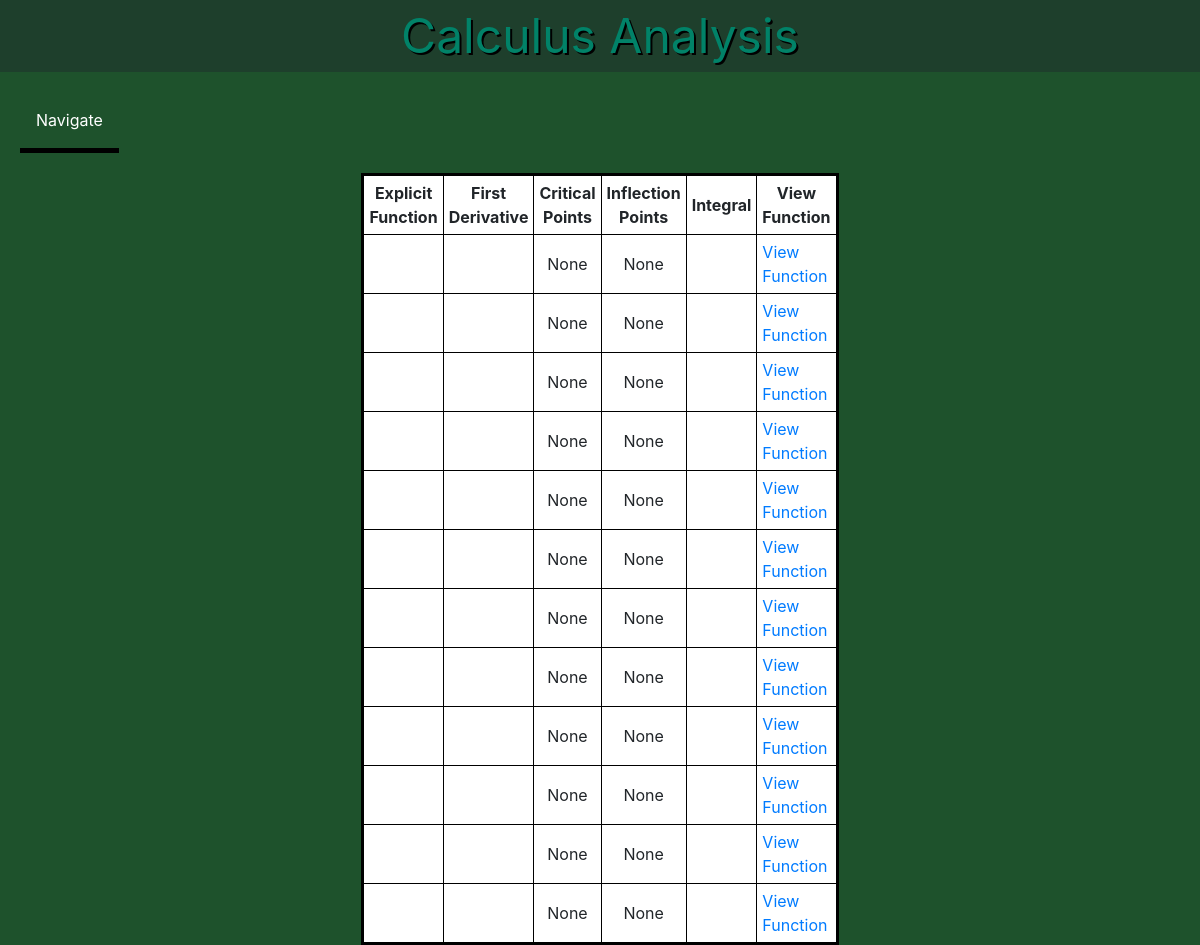
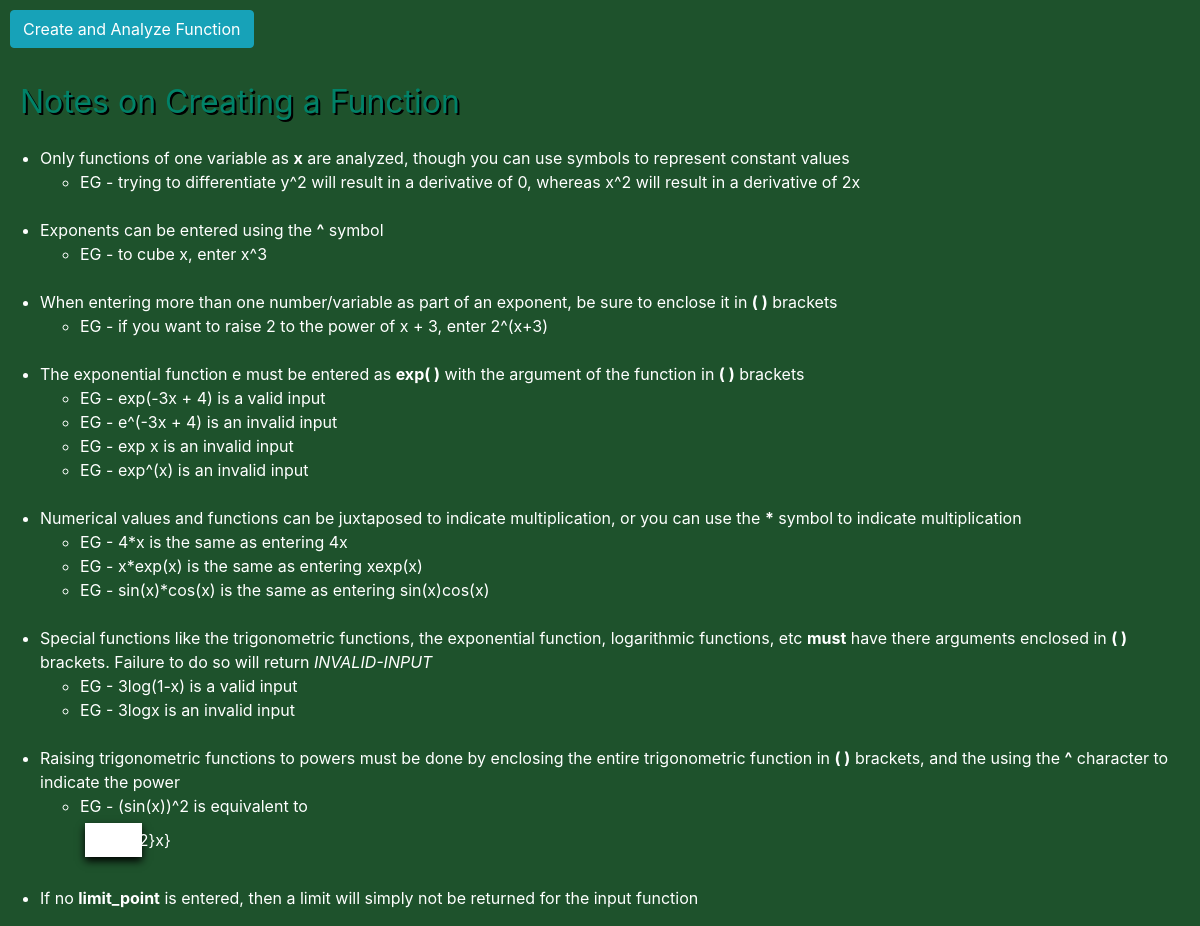
The app's page /calculus_tool/ (signed in) with its own data (2 pictures, top to bottom).
### calctool/models.py (models this page shows, shortened)
class Function(models.Model):
    equation = models.CharField(max_length=100)
    limit_point = models.CharField(max_length=10,blank=True)

### calctool/views.py (the view)
# urls.py: path('calculus_tool/',FunctionListView.as_view(),name='calculus_tool'),
class FunctionListView(ListView):
    model = Function
    template_name = 'calctool/calculus_tool.html'
    context_object_name = 'equations'

### calctool/templatetags/calctool_tags.py (called while the page is built)
@register.simple_tag
def latex_function(function):
    function = function.replace('^','**')
    for char in [chr(i) for i in range(48,58)]:
        function = function.replace('{}x'.format(char),'{}*x'.format(char))
        for f in ['sqrt','exp','ln','log','sin','cos','tan','sec','csc','cot','(']:
            function = function.replace('{}{}'.format(char,f),'{}*{}'.format(char,f))
            function = function.replace('x{}'.format(f),'x*{}'.format(f))
            function = function.replace('){}'.format(f),')*{}'.format(f))
    try:
        latex(sympy.simplify(function))
        validate = True
    except:
        validate = False
    if validate == True:
        return latex(sympy.simplify(function))
    else:
        return 'Invalid-Input'

@register.simple_tag
def derivative(function):
    function = function.replace('^','**')
    for char in [chr(i) for i in range(48,58)]:
        function = function.replace('{}x'.format(char),'{}*x'.format(char))
        for f in ['sqrt','exp','ln','log','sin','cos','tan','sec','csc','cot','(']:
            function = function.replace('{}{}'.format(char,f),'{}*{}'.format(char,f))
            function = function.replace('x{}'.format(f),'x*{}'.format(f))
            function = function.replace('){}'.format(f),')*{}'.format(f))
    try:
        sympy.diff(function,x)
        validate = True
    except:
        validate = False
    if validate == True:
        return(latex(sympy.diff(function,x)))
    else:
        return 'Invalid-Input'

@register.simple_tag
def integral(function):
    function = function.replace('^','**')
    for char in [chr(i) for i in range(48,58)]:
        function = function.replace('{}x'.format(char),'{}*x'.format(char))
        for f in ['sqrt','exp','ln','log','sin','cos','tan','sec','csc','cot','(']:
            function = function.replace('{}{}'.format(char,f),'{}*{}'.format(char,f))
            function = function.replace('x{}'.format(f),'x*{}'.format(f))
            function = function.replace('){}'.format(f),')*{}'.format(f))
    try:
        sympy.integrate(function,x)
        validate = True
    except:
        validate = False
    if validate == True:
        return(latex(sympy.integrate(function,x)))
    else:
        return 'Invalid-Input'

### calctool/templates/calctool/calculus_tool.html (shortened to what this page needs)
<!DOCTYPE html>
<html>
<html lang="en">
  <head>
    <link rel="stylesheet" href="https://maxcdn.bootstrapcdn.com/bootstrap/4.0.0/css/bootstrap.min.css">
  </head>
<body style="background-color:#1e522c">
<div class='title'><center>Calculus Analysis</center></div>
	<div class='subtitles' style='font-size:100%;'>
		<div class='dropdown'>
			<button class='dropbutton'>Navigate</button>
		</div>
	</div>
{% load calctool_tags %}
{% if request.user.is_superuser %}
<table style="background-color:#ffffff" width=30% align='center'>
	<tr>
		<th><center>Explicit Function</center></th>
		<th><center>First Derivative</center></th>
		<th><center>Critical Points</center></th>
		<th><center>Inflection Points</center></th>
		<th><center>Integral</center></th>
		<th><center>View Function</center></th>
	</tr>
	{% for f in equations %}
	<tr>
		<td>
		</td>
		<td>
		</td>
		{% critpoints f.equation as cps %}
		<td>
		<div lang="latex" align='center'>
		{{cps}}
		</div>
		</td>
		{% infpoints f.equation as ips %}
		<td>
		<div lang="latex" align='center'>
		{{ips}}
		</div>
		</td>
		<td>
		</td>
		<td><a href='{% url 'function-detail' f.id %}'>View Function</a></td>
	</tr>
	{% endfor %}
</table>
{% endif %}
<a class='btn btn-info' style='margin:10px;' href='{% url 'function-create' %}'>Create and Analyze Function</a>
<div class='subtitles'>Notes on Creating a Function</div>
		<ul class='lists'>
			<li>Only functions of one variable as <b>x</b> are analyzed, though you can use symbols to represent constant values</li>
				<ul class='lists'>
					<li>EG - trying to differentiate y^2 will result in a derivative of 0, whereas x^2 will result in a derivative
						of 2x</li>
				</ul>
			<br>
			<li>Exponents can be entered using the <b>^</b> symbol</li>
				<ul class='lists'>
					<li>EG - to cube x, enter x^3</li>
				</ul>
			<br>
			<li>When entering more than one number/variable as part of an exponent, be sure to enclose it in <b>( )</b> brackets</li>
				<ul class='lists'>
					<li>EG - if you want to raise 2 to the power of x + 3, enter 2^(x+3)</li>
				</ul>
			<br>
			<li>The exponential function e must be entered as <b>exp( )</b> with the argument of the function in <b>( )</b> brackets</li>
				<ul class='lists'>
					<li>EG - exp(-3x + 4) is a valid input</li>
					<li>EG - e^(-3x + 4) is an invalid input</li>
					<li>EG - exp x is an invalid input</li>
					<li>EG - exp^(x) is an invalid input</li>
				</ul>
			<br>
			<li>Numerical values and functions can be juxtaposed to indicate multiplication, or you can use the <b>*</b> symbol to indicate
				multiplication</li>
				<ul class='lists'>
					<li>EG - 4*x is the same as entering 4x</li>
					<li>EG - x*exp(x) is the same as entering xexp(x)</li>
					<li>EG - sin(x)*cos(x) is the same as entering sin(x)cos(x)</li>
				</ul>
			<br>
			<li>Special functions like the trigonometric functions, the exponential function, logarithmic functions, etc <b>must</b> have
				there arguments enclosed in <b>( )</b> brackets. Failure to do so will return <i>INVALID-INPUT</i> </li>
				<ul class='lists'>
					<li>EG - 3log(1-x) is a valid input</li>
					<li>EG - 3logx is an invalid input</li>
				</ul>
			<br>
			<li>Raising trigonometric functions to powers must be done by enclosing the entire trigonometric function in <b>( )</b>
				brackets, and the using the <b>^</b> character to indicate the power</li>
				<ul class='lists'>
					<li>EG - (sin(x))^2 is equivalent to </li>
						<div lang="latex" class='latstyle'>
							\sin{^{2}x}
						</div>
				</ul>
			<br>
			<li>If no <b>limit_point</b> is entered, then a limit will simply not be returned for the input function</li>
		</ul>
</body>
</html>

### calctool/templates/calctool/calculus_tool.html (style rules this page uses)
.title { background-color:#1e3f2c; color: #018268; font-size: 300%; text-shadow: 2px 2px 0px #000000; }
.subtitles { background-color:#1e522c; color: #018268; font-size: 200%; text-shadow: 2px 2px 0px #000000; margin:20px; }
.lists { color: #ffffff; font-size:100%; position: center; }
table { border: 3px solid black; }
th,tr,td { border: 1px solid black; padding: 5px; }
.dropbutton { background-color: #1e522c; color: white; padding: 16px; font-size: 16px; border: none; cursor: pointer; }
.dropdown { position: relative; display: inline-block; border-bottom: 5px solid #000000; }
.latstyle { background-color: #ffffff; width: 57px; margin: 5px; padding: 5px; box-shadow: 0px 4px 8px #000000; align: center; }

### records on screen
Function: cps "None", ips "None"
Function: cps "None", ips "None"
Function: cps "None", ips "None"
Function: cps "None", ips "None"
Function: cps "None", ips "None"
Function: cps "None", ips "None"
Function: cps "None", ips "None"
Function: cps "None", ips "None"
Function: cps "None", ips "None"
Function: cps "None", ips "None"
Function: cps "None", ips "None"
Function: cps "None", ips "None"
